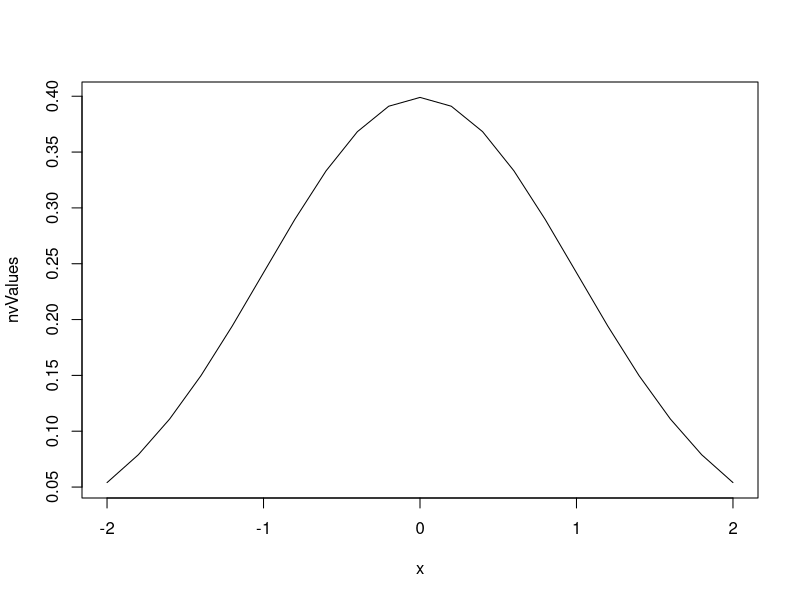

R code for this plot:
# Variables and Classes
a <- 3.0
b <- 4.5
class(a)
class(b) == 'character'
a^2 + 1/b
sqrt(a*b)
log2(a)

# Matrix algebra
A = matrix(c(1:8, 10), nrow=3, byrow=TRUE)
B = matrix(c(1:9), nrow=3)
y = matrix(c(1:3))

a * A
A %*% B
invA = solve(A)
A %*%invA
t(B)
B[1,] = c(1,1,1)
ols = function(A, y) solve(t(A)%*%A)%*%t(A)%*%y
ols(A, y)


# Indexing
# A B y (anzeigen)
A[3,2] * B[2,1]
A[1,] * B[,3]
y[y>1]
A[,2][A[,1] >= 4]
# A[4,]

# Custom function
standardize = function(x) {
  if (is.numeric(x)){
    mu = mean(x)
    std = sd(x) 
    return((x - mu) / std)
  }
  else{
    return(x)
  }
}

a = c(-100, -25, -10, 0, 10, 25, 100)
standardize(a)

# Using inbuilt-functions
dnorm(x = c(1,2,3,6))
x = seq(-2,2, by=0.2)
nvValues = dnorm(x, mean = 0, sd = 1)
plot(x = x, y = nvValues, type='l')

